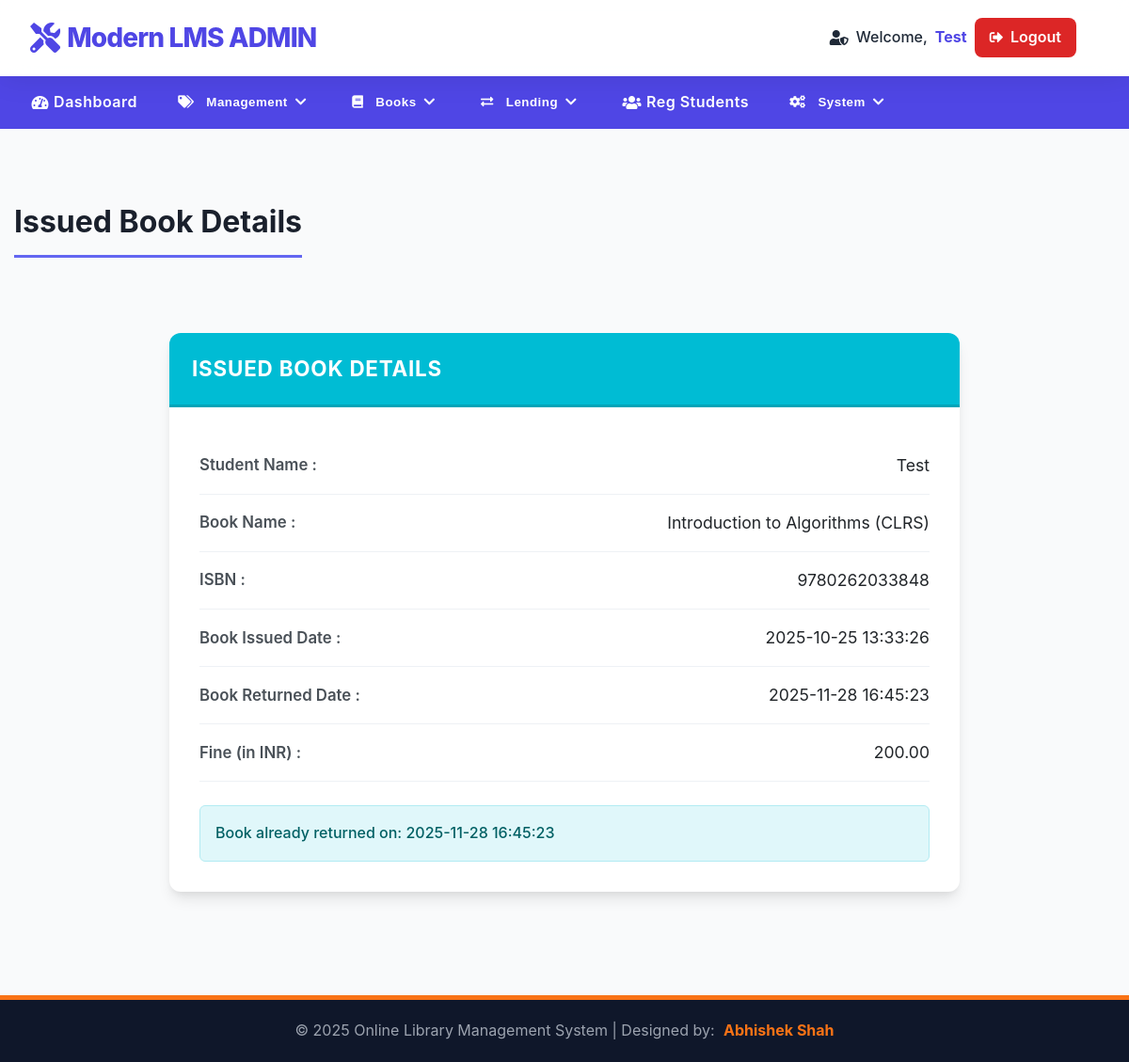
Page /library/admin/update-issue-bookdetails.php?rid=7 (signed in) on the committed database.
### tables this page shows
CREATE TABLE `tblissuedbookdetails` (
  `id` int(11) NOT NULL,
  `BookID` int(11) DEFAULT NULL,
  `StudentID` int(150) DEFAULT NULL,
  `IssuesDate` timestamp NULL DEFAULT current_timestamp(),
  `ReturnDate` timestamp NULL DEFAULT NULL,
  `ReturnStatus` tinyint(1) NOT NULL DEFAULT 0,
  `fine` decimal(10,2) DEFAULT NULL,
  `ExpectedReturnDate` date GENERATED ALWAYS AS (`IssuesDate` + interval 14 day) STORED
);

CREATE TABLE `tblstudents` (
  `id` int(11) NOT NULL,
  `StudentId` int(100) NOT NULL,
  `FullName` varchar(120) NOT NULL,
  `EmailId` varchar(120) NOT NULL,
  `MobileNumber` char(11) NOT NULL,
  `Password` varchar(120) NOT NULL,
  `Status` int(1) NOT NULL DEFAULT 1,
  `RegDate` timestamp NULL DEFAULT current_timestamp(),
  `UpdationDate` timestamp NULL DEFAULT NULL ON UPDATE current_timestamp()
);

CREATE TABLE `tblbooks` (
  `id` int(11) NOT NULL,
  `BookName` varchar(255) DEFAULT NULL,
  `CatId` int(11) DEFAULT NULL,
  `AuthorId` int(11) DEFAULT NULL,
  `PublisherId` int(11) DEFAULT NULL,
  `ISBNNumber` varchar(20) DEFAULT NULL,
  `BookPrice` decimal(10,2) DEFAULT NULL,
  `bookCopies` int(11) NOT NULL DEFAULT 10,
  `bookImage` longblob DEFAULT NULL,
  `regDate` timestamp NULL DEFAULT current_timestamp(),
  `updationDate` timestamp NULL DEFAULT NULL ON UPDATE current_timestamp(),
  `isIssued` int(1) NOT NULL DEFAULT 0 COMMENT '0=Available, 1=Issued',
  `bookEdition` varchar(50) DEFAULT NULL COMMENT 'The edition of the book',
  `BookDescription` text DEFAULT NULL COMMENT 'Summary or detailed description of the book'
);

### library/admin/update-issue-bookdetails.php (the view, shortened to what this page needs)
<?php
include('includes/config.php');
if(strlen($_SESSION['alogin'])==0) {
    header('location:../../index.php');
    exit;
} else {
?>
<!DOCTYPE html>
<html xmlns="http://www.w3.org/1999/xhtml">
<head>
    <link href="assets/css/style.css" rel="stylesheet" />
    <link href="assets/css/font-awesome.css" rel="stylesheet" />
    <link rel="stylesheet" href="https://cdnjs.cloudflare.com/ajax/libs/font-awesome/5.15.4/css/all.min.css">
</head>
<body>
<?php include('includes/header.php');?>
<div class="content-wrapper">
    <div class="container">
        <div class="page-header-wrapper">
            <h4 class="header-line">Issued Book Details</h4>
        </div>
        <div class="row">
<?php
$rid=intval($_GET['rid']);
$sql = "SELECT tblstudents.FullName,tblbooks.BookName,tblbooks.ISBNNumber,tblissuedbookdetails.IssuesDate,tblissuedbookdetails.ReturnDate,tblissuedbookdetails.id as rid,tblissuedbookdetails.fine,tblissuedbookdetails.ReturnStatus from tblissuedbookdetails join tblstudents on tblstudents.StudentId=tblissuedbookdetails.StudentId join tblbooks on tblbooks.id=tblissuedbookdetails.BookId where tblissuedbookdetails.id=:rid";
$query = $dbh -> prepare($sql);
$query->bindParam(':rid',$rid,PDO::PARAM_STR);
$query->execute();
$results=$query->fetchAll(PDO::FETCH_OBJ);
if($query->rowCount() > 0) { ?>
<div class="custom-center-container">
    <div class="custom-panel custom-panel-info">
        <div class="custom-panel-heading">
            Issued Book Details
        </div>
        <div class="custom-panel-body">
            <form role="form" method="post">
<?php
    foreach($results as $result) { ?>
                <div class="custom-form-group">
                    <label>Student Name :</label>
                    <span class="detail-value"><?php echo htmlentities($result->FullName ?? ''); ?></span>
                </div>
                <div class="custom-form-group">
                    <label>Book Name :</label>
                    <span class="detail-value"><?php echo htmlentities($result->BookName ?? ''); ?></span>
                </div>
                <div class="custom-form-group">
                    <label>ISBN :</label>
                    <span class="detail-value"><?php echo htmlentities($result->ISBNNumber ?? ''); ?></span>
                </div>
                <div class="custom-form-group">
                    <label>Book Issued Date :</label>
                    <span class="detail-value"><?php echo htmlentities($result->IssuesDate ?? ''); ?></span>
                </div>
                <div class="custom-form-group">
                    <label>Book Returned Date :</label>
                    <span class="detail-value">
                    <?php
                        if(empty($result->ReturnDate)) {
                            echo "Not Return Yet";
                        } else {
                            echo htmlentities($result->ReturnDate ?? '');
                        }
                        ?>
                    </span>
                </div>
                <div class="custom-form-group">
                    <label for="fine">Fine (in INR) :</label>
                    <?php
                    if(empty($result->fine) || $result->fine==0) {?>
                        <input class="custom-input-text" type="text" name="fine" id="fine" value="0.00" required />
                        <?php } else {
                            echo '<span class="detail-value">'.htmlentities($result->fine ?? '0.00').'</span>';
                        } ?>
                </div>
                <?php if($result->ReturnStatus==0){?>
                    <button type="submit" name="return" id="submit" class="custom-btn btn-primary-theme">Return Book </button>
                <?php } else { ?>
                    <div class="success-message">Book already returned on: <?php echo htmlentities($result->ReturnDate ?? ''); ?></div>
                <?php } ?>
                <?php } ?>
</form>
</div>
</div>
</div>
<?php } ?>
</div> </div> </div> <?php include('includes/footer.php');?>
</body>
</html>
<?php } ?>

### library/admin/assets/css/style.css (style rules this page uses)
body { font-family: "Inter", "Segoe UI", "Roboto", "sans-serif"; margin: 0; background: linear-gradient(180deg, #eef2ff 0%, #f9fafb 50%, #f9fafb 100%); color: var(--text-dark); display: flex; flex-direction: column; min-height: 100vh; overflow-x: hidden; line-height: 1.6; }
.content-wrapper { flex-grow: 1; padding: 2.5rem 0; background: var(--bg-light); padding-top: 30px; padding-bottom: 50px; }
:root { --primary-indigo: #4f46e5; --accent-orange: #f97316; --danger-red: #dc2626; --bg-light: #f9fafb; --text-dark: #1f2937; --text-gray: #6c757d; --border-radius: 8px; }
* { box-sizing: border-box; }
.container { max-width: 1300px; margin: 0 auto; padding: 0 15px; }
.row { display: flex; flex-wrap: wrap; margin-left: -15px; margin-right: -15px; }
.page-header-wrapper { padding-bottom: 20px; }
.header-line { font-size: 2rem; font-weight: 700; color: #1a202c; border-bottom: 3px solid #6366f1; padding-bottom: 10px; margin-bottom: 30px; display: inline-block; width: auto; }

### library/admin/update-issue-bookdetails.php (style rules this page uses)
body { background-color: #f7f9fb; }
.custom-center-container { width: 70%; max-width: 850px; margin: 30px auto; }
.custom-panel { border: none; border-radius: 12px; margin-bottom: 30px; background-color: #ffffff; box-shadow: 0 10px 15px -3px rgba(0, 0, 0, 0.1), 0 4px 6px -2px rgba(0, 0, 0, 0.05); overflow: hidden; }
.custom-panel-heading { padding: 1.25rem 1.5rem; color: #ffffff; background-color: #00bcd4; border-bottom: 3px solid #00a4b8; font-size: 1.4rem; font-weight: 700; letter-spacing: 0.8px; text-transform: uppercase; }
.custom-panel-body { padding: 2rem; }
.custom-form-group { padding: 1rem 0; display: flex; justify-content: space-between; align-items: center; border-bottom: 1px solid #eef1f5; }
.custom-form-group label { font-weight: 600; color: #495057; flex-shrink: 0; margin-right: 2rem; font-size: 1.05rem; }
.detail-value { color: #212529; font-size: 1.1rem; text-align: right; flex-grow: 1; word-break: break-word; }
.success-message { padding: 1rem; border-radius: 6px; margin-top: 25px; background-color: #e0f7fa; color: #006064; border: 1px solid #b2ebf2; font-size: 1rem; font-weight: 500; }

### rows in the picture
tblissuedbookdetails: tblstudents.FullName "Test", BookID.BookName "Introduction to Algorithms (CLRS)", BookID.ISBNNumber "9780262033848", IssuesDate "2025-10-25 13:33:26", ReturnDate "2025-11-28 16:45:23", fine "200.00"

### other values in the picture
$adminName "Test"
